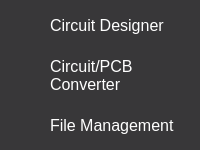
        <widget class="QFrame" name="frame_menu">
         <property name="sizePolicy">
          <sizepolicy hsizetype="Minimum" vsizetype="Preferred">
           <horstretch>0</horstretch>
           <verstretch>0</verstretch>
          </sizepolicy>
         </property>
         <property name="minimumSize">
          <size>
           <width>0</width>
           <height>0</height>
          </size>
         </property>
         <property name="maximumSize">
          <size>
           <width>225</width>
           <height>16777215</height>
          </size>
         </property>
         <property name="styleSheet">
          <string notr="true">background-color: rgb(56, 55, 57);</string>
         </property>
         <property name="frameShape">
          <enum>QFrame::NoFrame</enum>
         </property>
         <property name="frameShadow">
          <enum>QFrame::Raised</enum>
         </property>
         <layout class="QVBoxLayout" name="verticalLayout_3">
          <property name="spacing">
           <number>0</number>
          </property>
          <property name="leftMargin">
           <number>0</number>
          </property>
          <property name="topMargin">
           <number>0</number>
          </property>
          <property name="rightMargin">
           <number>0</number>
          </property>
          <property name="bottomMargin">
           <number>0</number>
          </property>
          <item alignment="Qt::AlignTop">
           <widget class="QFrame" name="frame_top_menu">
            <property name="sizePolicy">
             <sizepolicy hsizetype="Minimum" vsizetype="Preferred">
              <horstretch>0</horstretch>
              <verstretch>0</verstretch>
             </sizepolicy>
            </property>
            <property name="styleSheet">
             <string notr="true"/>
            </property>
            <property name="frameShape">
             <enum>QFrame::NoFrame</enum>
            </property>
            <property name="frameShadow">
             <enum>QFrame::Raised</enum>
            </property>
            <layout class="QVBoxLayout" name="verticalLayout_10">
             <property name="spacing">
              <number>0</number>
             </property>
             <property name="leftMargin">
              <number>0</number>
             </property>
             <property name="topMargin">
              <number>0</number>
             </property>
             <property name="rightMargin">
              <number>0</number>
             </property>
             <property name="bottomMargin">
              <number>0</number>
             </property>
             <item>
              <widget class="QFrame" name="frame_menu_3">
               <property name="sizePolicy">
                <sizepolicy hsizetype="Ignored" vsizetype="Preferred">
                 <horstretch>0</horstretch>
                 <verstretch>0</verstretch>
                </sizepolicy>
               </property>
               <property name="minimumSize">
                <size>
                 <width>0</width>
                 <height>0</height>
                </size>
               </property>
               <property name="maximumSize">
                <size>
                 <width>16777215</width>
                 <height>50</height>
                </size>
               </property>
               <property name="styleSheet">
                <string notr="true">QFrame, QPushButton{
	background-color: rgb(56, 55, 57);
	border: none;
}

QPushButton:hover{
	background-color: rgb(42, 41, 44);
}</string>
               </property>
               <property name="frameShape">
                <enum>QFrame::NoFrame</enum>
               </property>
               <property name="frameShadow">
                <enum>QFrame::Raised</enum>
               </property>
               <layout class="QHBoxLayout" name="horizontalLayout_5">
                <property name="spacing">
                 <number>0</number>
                </property>
                <property name="leftMargin">
                 <number>0</number>
                </property>
                <property name="topMargin">
                 <number>0</number>
                </property>
                <property name="rightMargin">
                 <number>0</number>
                </property>
                <property name="bottomMargin">
                 <number>0</number>
                </property>
                <item>
                 <widget class="QFrame" name="frame_btn_design">
                  <property name="sizePolicy">
                   <sizepolicy hsizetype="Ignored" vsizetype="Preferred">
                    <horstretch>0</horstretch>
                    <verstretch>0</verstretch>
                   </sizepolicy>
                  </property>
                  <property name="minimumSize">
                   <size>
                    <width>0</width>
                    <height>0</height>
                   </size>
                  </property>
                  <property name="maximumSize">
                   <size>
                    <width>50</width>
                    <height>50</height>
                   </size>
                  </property>
                  <property name="frameShape">
                   <enum>QFrame::NoFrame</enum>
                  </property>
                  <property name="frameShadow">
                   <enum>QFrame::Raised</enum>
                  </property>
                  <layout class="QVBoxLayout" name="verticalLayout_8">
                   <property name="spacing">
                    <number>0</number>
                   </property>
                   <property name="leftMargin">
                    <number>0</number>
                   </property>
                   <property name="topMargin">
                    <number>0</number>
                   </property>
                   <property name="rightMargin">
                    <number>0</number>
                   </property>
                   <property name="bottomMargin">
                    <number>0</number>
                   </property>
                   <item>
                    <widget class="QPushButton" name="btn_design">
                     <property name="sizePolicy">
                      <sizepolicy hsizetype="Ignored" vsizetype="Fixed">
                       <horstretch>0</horstretch>
                       <verstretch>0</verstretch>
                      </sizepolicy>
                     </property>
                     <property name="minimumSize">
                      <size>
                       <width>50</width>
                       <height>50</height>
                      </size>
                     </property>
                     <property name="maximumSize">
                      <size>
                       <width>50</width>
                       <height>50</height>
                      </size>
                     </property>
                     <property name="styleSheet">
                      <string notr="true"/>
                     </property>
                     <property name="text">
                      <string/>
                     </property>
                     <property name="icon">
                      <iconset>
                       <normaloff>../../../Circuit-Board-Designer/src/img/prototype.png</normaloff>../../../Circuit-Board-Designer/src/img/prototype.png</iconset>
                     </property>
                     <property name="iconSize">
                      <size>
                       <width>30</width>
                       <height>30</height>
                      </size>
                     </property>
                    </widget>
                   </item>
                  </layout>
                 </widget>
                </item>
                <item>
                 <widget class="QFrame" name="frame_label_design">
                  <property name="sizePolicy">
                   <sizepolicy hsizetype="Ignored" vsizetype="Preferred">
                    <horstretch>0</horstretch>
                    <verstretch>0</verstretch>
                   </sizepolicy>
                  </property>
                  <property name="minimumSize">
                   <size>
                    <width>0</width>
                    <height>0</height>
                   </size>
                  </property>
                  <property name="maximumSize">
                   <size>
                    <width>16777215</width>
                    <height>16777215</height>
                   </size>
                  </property>
                  <property name="frameShape">
                   <enum>QFrame::NoFrame</enum>
                  </property>
                  <property name="frameShadow">
                   <enum>QFrame::Raised</enum>
                  </property>
                  <layout class="QVBoxLayout" name="verticalLayout_9">
                   <property name="spacing">
                    <number>0</number>
                   </property>
                   <property name="leftMargin">
                    <number>0</number>
                   </property>
                   <property name="topMargin">
                    <number>0</number>
                   </property>
                   <property name="rightMargin">
                    <number>0</number>
                   </property>
                   <property name="bottomMargin">
                    <number>0</number>
                   </property>
                   <item>
                    <widget class="QLabel" name="label_design">
                     <property name="sizePolicy">
                      <sizepolicy hsizetype="Ignored" vsizetype="Preferred">
                       <horstretch>0</horstretch>
                       <verstretch>0</verstretch>
                      </sizepolicy>
                     </property>
                     <property name="maximumSize">
                      <size>
                       <width>250</width>
                       <height>50</height>
                      </size>
                     </property>
                     <property name="font">
                      <font>
                       <pointsize>12</pointsize>
                      </font>
                     </property>
                     <property name="styleSheet">
                      <string notr="true">color: rgb(255, 255, 255);</string>
                     </property>
                     <property name="text">
                      <string>Circuit Designer</string>
                     </property>
                     <property name="alignment">
                      <set>Qt::AlignLeading|Qt::AlignLeft|Qt::AlignVCenter</set>
                     </property>
                     <property name="wordWrap">
                      <bool>true</bool>
                     </property>
                     <property name="margin">
                      <number>5</number>
                     </property>
                    </widget>
                   </item>
                  </layout>
                 </widget>
                </item>
               </layout>
              </widget>
             </item>
             <item>
              <widget class="QFrame" name="frame_menu_2">
               <property name="sizePolicy">
                <sizepolicy hsizetype="Ignored" vsizetype="Preferred">
                 <horstretch>0</horstretch>
                 <verstretch>0</verstretch>
                </sizepolicy>
               </property>
               <property name="minimumSize">
                <size>
                 <width>0</width>
                 <height>0</height>
                </size>
               </property>
               <property name="maximumSize">
                <size>
                 <width>16777215</width>
                 <height>50</height>
                </size>
               </property>
               <property name="styleSheet">
                <string notr="true">QFrame, QPushButton{
	background-color: rgb(56, 55, 57);
	border: none;
}

QPushButton:hover{
	background-color: rgb(42, 41, 44);
}</string>
               </property>
               <property name="frameShape">
                <enum>QFrame::NoFrame</enum>
               </property>
               <property name="frameShadow">
                <enum>QFrame::Raised</enum>
               </property>
               <layout class="QHBoxLayout" name="horizontalLayout_4">
                <property name="spacing">
                 <number>0</number>
                </property>
                <property name="leftMargin">
                 <number>0</number>
                </property>
                <property name="topMargin">
                 <number>0</number>
                </property>
                <property name="rightMargin">
                 <number>0</number>
                </property>
                <property name="bottomMargin">
                 <number>0</number>
                </property>
                <item>
                 <widget class="QFrame" name="frame_btn_convert">
                  <property name="sizePolicy">
                   <sizepolicy hsizetype="Ignored" vsizetype="Preferred">
                    <horstretch>0</horstretch>
                    <verstretch>0</verstretch>
                   </sizepolicy>
                  </property>
                  <property name="minimumSize">
                   <size>
                    <width>0</width>
                    <height>0</height>
                   </size>
                  </property>
                  <property name="maximumSize">
                   <size>
                    <width>50</width>
                    <height>50</height>
                   </size>
                  </property>
                  <property name="frameShape">
                   <enum>QFrame::NoFrame</enum>
                  </property>
                  <property name="frameShadow">
                   <enum>QFrame::Raised</enum>
                  </property>
                  <layout class="QVBoxLayout" name="verticalLayout_6">
                   <property name="spacing">
                    <number>0</number>
                   </property>
                   <property name="leftMargin">
                    <number>0</number>
                   </property>
                   <property name="topMargin">
                    <number>0</number>
                   </property>
                   <property name="rightMargin">
                    <number>0</number>
                   </property>
                   <property name="bottomMargin">
                    <number>0</number>
                   </property>
                   <item>
                    <widget class="QPushButton" name="btn_convert">
                     <property name="sizePolicy">
                      <sizepolicy hsizetype="Ignored" vsizetype="Fixed">
                       <horstretch>0</horstretch>
                       <verstretch>0</verstretch>
                      </sizepolicy>
                     </property>
                     <property name="minimumSize">
                      <size>
                       <width>50</width>
                       <height>50</height>
                      </size>
                     </property>
                     <property name="maximumSize">
                      <size>
                       <width>50</width>
                       <height>50</height>
                      </size>
                     </property>
                     <property name="styleSheet">
                      <string notr="true"/>
                     </property>
                     <property name="text">
                      <string/>
                     </property>
                     <property name="icon">
                      <iconset>
                       <normaloff>../../../Circuit-Board-Designer/src/img/circuit-board.png</normaloff>../../../Circuit-Board-Designer/src/img/circuit-board.png</iconset>
                     </property>
                     <property name="iconSize">
                      <size>
                       <width>30</width>
                       <height>30</height>
                      </size>
                     </property>
                    </widget>
                   </item>
                  </layout>
                 </widget>
                </item>
                <item>
                 <widget class="QFrame" name="frame_label_convert">
                  <property name="sizePolicy">
                   <sizepolicy hsizetype="Ignored" vsizetype="Preferred">
                    <horstretch>0</horstretch>
                    <verstretch>0</verstretch>
                   </sizepolicy>
                  </property>
                  <property name="minimumSize">
                   <size>
                    <width>0</width>
                    <height>0</height>
                   </size>
                  </property>
                  <property name="maximumSize">
                   <size>
                    <width>16777215</width>
                    <height>16777215</height>
                   </size>
                  </property>
                  <property name="frameShape">
                   <enum>QFrame::NoFrame</enum>
                  </property>
                  <property name="frameShadow">
                   <enum>QFrame::Raised</enum>
                  </property>
                  <layout class="QVBoxLayout" name="verticalLayout_7">
                   <property name="spacing">
                    <number>0</number>
                   </property>
                   <property name="leftMargin">
                    <number>0</number>
                   </property>
                   <property name="topMargin">
                    <number>0</number>
                   </property>
                   <property name="rightMargin">
                    <number>0</number>
                   </property>
                   <property name="bottomMargin">
                    <number>0</number>
                   </property>
                   <item>
                    <widget class="QLabel" name="label_convert">
                     <property name="sizePolicy">
                      <sizepolicy hsizetype="Ignored" vsizetype="Preferred">
                       <horstretch>0</horstretch>
                       <verstretch>0</verstretch>
                      </sizepolicy>
                     </property>
                     <property name="maximumSize">
                      <size>
                       <width>250</width>
                       <height>50</height>
                      </size>
                     </property>
                     <property name="font">
                      <font>
                       <pointsize>12</pointsize>
                      </font>
                     </property>
                     <property name="styleSheet">
                      <string notr="true">color: rgb(255, 255, 255);</string>
                     </property>
                     <property name="text">
                      <string>Circuit/PCB Converter</string>
                     </property>
                     <property name="alignment">
                      <set>Qt::AlignLeading|Qt::AlignLeft|Qt::AlignVCenter</set>
                     </property>
                     <property name="wordWrap">
                      <bool>true</bool>
                     </property>
                     <property name="margin">
                      <number>5</number>
                     </property>
                    </widget>
                   </item>
                  </layout>
                 </widget>
                </item>
               </layout>
              </widget>
             </item>
             <item>
              <widget class="QFrame" name="frame_menu_1">
               <property name="sizePolicy">
                <sizepolicy hsizetype="Ignored" vsizetype="Preferred">
                 <horstretch>0</horstretch>
                 <verstretch>0</verstretch>
                </sizepolicy>
               </property>
               <property name="minimumSize">
                <size>
                 <width>0</width>
                 <height>0</height>
                </size>
               </property>
               <property name="maximumSize">
                <size>
                 <width>16777215</width>
                 <height>50</height>
                </size>
               </property>
               <property name="styleSheet">
                <string notr="true">QFrame, QPushButton{
	background-color: rgb(56, 55, 57);
	border: none;
}

QPushButton:hover{
	background-color: rgb(42, 41, 44);
}</string>
               </property>
               <property name="frameShape">
                <enum>QFrame::NoFrame</enum>
               </property>
               <property name="frameShadow">
                <enum>QFrame::Raised</enum>
               </property>
               <layout class="QHBoxLayout" name="horizontalLayout_3">
                <property name="spacing">
                 <number>0</number>
                </property>
                <property name="leftMargin">
                 <number>0</number>
                </property>
                <property name="topMargin">
                 <number>0</number>
                </property>
                <property name="rightMargin">
                 <number>0</number>
                </property>
                <property name="bottomMargin">
                 <number>0</number>
                </property>
                <item>
                 <widget class="QFrame" name="frame_btn_file">
                  <property name="sizePolicy">
                   <sizepolicy hsizetype="Ignored" vsizetype="Preferred">
                    <horstretch>0</horstretch>
                    <verstretch>0</verstretch>
                   </sizepolicy>
                  </property>
                  <property name="minimumSize">
                   <size>
                    <width>0</width>
                    <height>0</height>
                   </size>
                  </property>
                  <property name="maximumSize">
                   <size>
                    <width>50</width>
                    <height>50</height>
                   </size>
                  </property>
                  <property name="frameShape">
                   <enum>QFrame::NoFrame</enum>
                  </property>
                  <property name="frameShadow">
                   <enum>QFrame::Raised</enum>
                  </property>
                  <layout class="QVBoxLayout" name="verticalLayout_4">
                   <property name="spacing">
                    <number>0</number>
                   </property>
                   <property name="leftMargin">
                    <number>0</number>
                   </property>
                   <property name="topMargin">
                    <number>0</number>
                   </property>
                   <property name="rightMargin">
                    <number>0</number>
                   </property>
                   <property name="bottomMargin">
                    <number>0</number>
                   </property>
                   <item>
                    <widget class="QPushButton" name="btn_file">
                     <property name="sizePolicy">
                      <sizepolicy hsizetype="Ignored" vsizetype="Fixed">
                       <horstretch>0</horstretch>
                       <verstretch>0</verstretch>
                      </sizepolicy>
                     </property>
                     <property name="minimumSize">
                      <size>
                       <width>50</width>
                       <height>50</height>
                      </size>
                     </property>
                     <property name="maximumSize">
                      <size>
                       <width>50</width>
                       <height>50</height>
                      </size>
                     </property>
                     <property name="styleSheet">
                      <string notr="true"/>
                     </property>
                     <property name="text">
                      <string/>
                     </property>
                     <property name="icon">
                      <iconset>
                       <normaloff>../../../Circuit-Board-Designer/src/img/floppy-disk.png</normaloff>../../../Circuit-Board-Designer/src/img/floppy-disk.png</iconset>
                     </property>
                     <property name="iconSize">
                      <size>
                       <width>24</width>
                       <height>24</height>
                      </size>
                     </property>
                    </widget>
                   </item>
                  </layout>
                 </widget>
                </item>
                <item>
                 <widget class="QFrame" name="frame_label_file">
                  <property name="sizePolicy">
                   <sizepolicy hsizetype="Ignored" vsizetype="Preferred">
                    <horstretch>0</horstretch>
                    <verstretch>0</verstretch>
                   </sizepolicy>
                  </property>
                  <property name="minimumSize">
                   <size>
                    <width>0</width>
                    <height>0</height>
                   </size>
                  </property>
                  <property name="maximumSize">
                   <size>
                    <width>16777215</width>
                    <height>16777215</height>
                   </size>
                  </property>
                  <property name="frameShape">
                   <enum>QFrame::NoFrame</enum>
                  </property>
                  <property name="frameShadow">
                   <enum>QFrame::Raised</enum>
                  </property>
                  <layout class="QVBoxLayout" name="verticalLayout_5">
                   <property name="spacing">
                    <number>0</number>
                   </property>
                   <property name="leftMargin">
                    <number>0</number>
                   </property>
                   <property name="topMargin">
                    <number>0</number>
                   </property>
                   <property name="rightMargin">
                    <number>0</number>
                   </property>
                   <property name="bottomMargin">
                    <number>0</number>
                   </property>
                   <item>
                    <widget class="QLabel" name="label_file">
                     <property name="sizePolicy">
                      <sizepolicy hsizetype="Ignored" vsizetype="Preferred">
                       <horstretch>0</horstretch>
                       <verstretch>0</verstretch>
                      </sizepolicy>
                     </property>
                     <property name="maximumSize">
                      <size>
                       <width>250</width>
                       <height>50</height>
                      </size>
                     </property>
                     <property name="font">
                      <font>
                       <pointsize>12</pointsize>
                      </font>
                     </property>
                     <property name="styleSheet">
                      <string notr="true">color: rgb(255, 255, 255);</string>
                     </property>
                     <property name="text">
                      <string>File Management</string>
                     </property>
                     <property name="alignment">
                      <set>Qt::AlignLeading|Qt::AlignLeft|Qt::AlignVCenter</set>
                     </property>
                     <property name="wordWrap">
                      <bool>true</bool>
                     </property>
                     <property name="margin">
                      <number>5</number>
                     </property>
                    </widget>
                   </item>
                  </layout>
                 </widget>
                </item>
               </layout>
              </widget>
             </item>
            </layout>
           </widget>
          </item>
         </layout>
        </widget>
